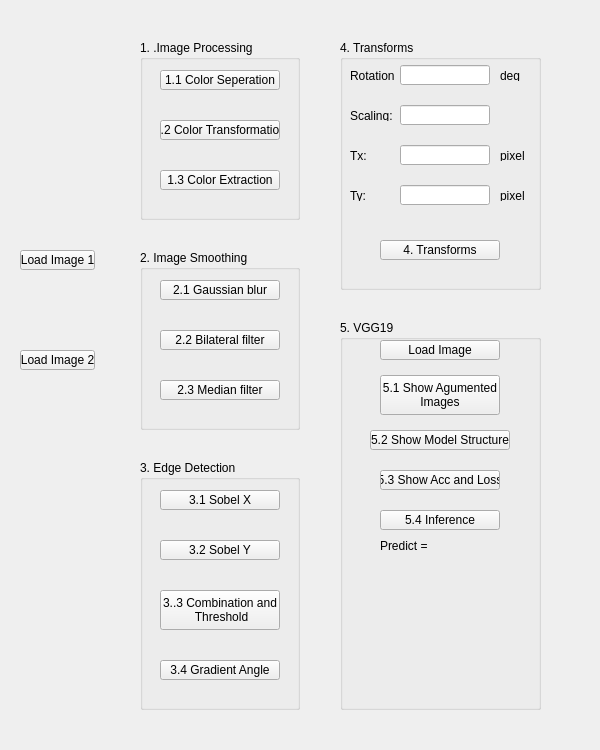
<?xml version="1.0" encoding="UTF-8"?>
<ui version="4.0">
 <class>mainWindow</class>
 <widget class="QMainWindow" name="mainWindow">
  <property name="geometry">
   <rect>
    <x>0</x>
    <y>0</y>
    <width>600</width>
    <height>750</height>
   </rect>
  </property>
  <property name="windowTitle">
   <string>MainWindow</string>
  </property>
  <property name="autoFillBackground">
   <bool>false</bool>
  </property>
  <widget class="QWidget" name="centralwidget">
   <widget class="QPushButton" name="btn1_LoadImage">
    <property name="geometry">
     <rect>
      <x>20</x>
      <y>250</y>
      <width>75</width>
      <height>20</height>
     </rect>
    </property>
    <property name="font">
     <font>
      <family>Arial</family>
      <weight>50</weight>
      <bold>false</bold>
     </font>
    </property>
    <property name="text">
     <string>Load Image 1</string>
    </property>
   </widget>
   <widget class="QPushButton" name="btn2_LoadImage">
    <property name="geometry">
     <rect>
      <x>20</x>
      <y>350</y>
      <width>75</width>
      <height>20</height>
     </rect>
    </property>
    <property name="font">
     <font>
      <family>Arial</family>
      <weight>50</weight>
      <bold>false</bold>
     </font>
    </property>
    <property name="text">
     <string>Load Image 2</string>
    </property>
   </widget>
   <widget class="QGroupBox" name="ImageProcessBox">
    <property name="geometry">
     <rect>
      <x>140</x>
      <y>40</y>
      <width>160</width>
      <height>180</height>
     </rect>
    </property>
    <property name="font">
     <font>
      <family>Arial</family>
      <weight>50</weight>
      <bold>false</bold>
     </font>
    </property>
    <property name="autoFillBackground">
     <bool>true</bool>
    </property>
    <property name="title">
     <string>1. .Image Processing</string>
    </property>
    <widget class="QPushButton" name="btn1_CSeperation">
     <property name="geometry">
      <rect>
       <x>20</x>
       <y>30</y>
       <width>120</width>
       <height>20</height>
      </rect>
     </property>
     <property name="font">
      <font>
       <family>Arial</family>
       <weight>50</weight>
       <bold>false</bold>
      </font>
     </property>
     <property name="autoFillBackground">
      <bool>false</bool>
     </property>
     <property name="text">
      <string>1.1 Color Seperation</string>
     </property>
    </widget>
    <widget class="QPushButton" name="btn1_CTransformation">
     <property name="geometry">
      <rect>
       <x>20</x>
       <y>80</y>
       <width>120</width>
       <height>20</height>
      </rect>
     </property>
     <property name="font">
      <font>
       <family>Arial</family>
       <weight>50</weight>
       <bold>false</bold>
      </font>
     </property>
     <property name="text">
      <string>1.2 Color Transformation</string>
     </property>
    </widget>
    <widget class="QPushButton" name="btn1_CExtraction">
     <property name="geometry">
      <rect>
       <x>20</x>
       <y>130</y>
       <width>120</width>
       <height>20</height>
      </rect>
     </property>
     <property name="font">
      <font>
       <family>Arial</family>
       <weight>50</weight>
       <bold>false</bold>
      </font>
     </property>
     <property name="text">
      <string>1.3 Color Extraction</string>
     </property>
    </widget>
   </widget>
   <widget class="QGroupBox" name="ImageSmoothingBox">
    <property name="geometry">
     <rect>
      <x>140</x>
      <y>250</y>
      <width>160</width>
      <height>180</height>
     </rect>
    </property>
    <property name="font">
     <font>
      <family>Arial</family>
      <weight>50</weight>
      <bold>false</bold>
     </font>
    </property>
    <property name="autoFillBackground">
     <bool>true</bool>
    </property>
    <property name="title">
     <string>2. Image Smoothing</string>
    </property>
    <widget class="QPushButton" name="btn2_Gaussian">
     <property name="geometry">
      <rect>
       <x>20</x>
       <y>30</y>
       <width>120</width>
       <height>20</height>
      </rect>
     </property>
     <property name="font">
      <font>
       <family>Arial</family>
       <weight>50</weight>
       <bold>false</bold>
      </font>
     </property>
     <property name="autoFillBackground">
      <bool>false</bool>
     </property>
     <property name="text">
      <string>2.1 Gaussian blur</string>
     </property>
    </widget>
    <widget class="QPushButton" name="btn2_Bilateral">
     <property name="geometry">
      <rect>
       <x>20</x>
       <y>80</y>
       <width>120</width>
       <height>20</height>
      </rect>
     </property>
     <property name="font">
      <font>
       <family>Arial</family>
       <weight>50</weight>
       <bold>false</bold>
      </font>
     </property>
     <property name="text">
      <string>2.2 Bilateral filter</string>
     </property>
    </widget>
    <widget class="QPushButton" name="btn2_Median">
     <property name="geometry">
      <rect>
       <x>20</x>
       <y>130</y>
       <width>120</width>
       <height>20</height>
      </rect>
     </property>
     <property name="font">
      <font>
       <family>Arial</family>
       <weight>50</weight>
       <bold>false</bold>
      </font>
     </property>
     <property name="text">
      <string>2.3 Median filter</string>
     </property>
    </widget>
   </widget>
   <widget class="QGroupBox" name="EdgeDetectionBox">
    <property name="geometry">
     <rect>
      <x>140</x>
      <y>460</y>
      <width>160</width>
      <height>250</height>
     </rect>
    </property>
    <property name="font">
     <font>
      <family>Arial</family>
      <weight>50</weight>
      <bold>false</bold>
     </font>
    </property>
    <property name="autoFillBackground">
     <bool>true</bool>
    </property>
    <property name="title">
     <string>3. Edge Detection</string>
    </property>
    <widget class="QPushButton" name="btn3_SobelX">
     <property name="geometry">
      <rect>
       <x>20</x>
       <y>30</y>
       <width>120</width>
       <height>20</height>
      </rect>
     </property>
     <property name="font">
      <font>
       <family>Arial</family>
       <weight>50</weight>
       <bold>false</bold>
      </font>
     </property>
     <property name="autoFillBackground">
      <bool>false</bool>
     </property>
     <property name="text">
      <string>3.1 Sobel X</string>
     </property>
    </widget>
    <widget class="QPushButton" name="btn3_SobelY">
     <property name="geometry">
      <rect>
       <x>20</x>
       <y>80</y>
       <width>120</width>
       <height>20</height>
      </rect>
     </property>
     <property name="font">
      <font>
       <family>Arial</family>
       <weight>50</weight>
       <bold>false</bold>
      </font>
     </property>
     <property name="text">
      <string>3.2 Sobel Y</string>
     </property>
    </widget>
    <widget class="QPushButton" name="btn3_CombAndThres">
     <property name="geometry">
      <rect>
       <x>20</x>
       <y>130</y>
       <width>120</width>
       <height>40</height>
      </rect>
     </property>
     <property name="font">
      <font>
       <family>Arial</family>
       <weight>50</weight>
       <bold>false</bold>
      </font>
     </property>
     <property name="acceptDrops">
      <bool>false</bool>
     </property>
     <property name="text">
      <string>3..3 Combination and
 Threshold</string>
     </property>
    </widget>
    <widget class="QPushButton" name="btn3_Gradient">
     <property name="geometry">
      <rect>
       <x>20</x>
       <y>200</y>
       <width>120</width>
       <height>20</height>
      </rect>
     </property>
     <property name="font">
      <font>
       <family>Arial</family>
       <weight>50</weight>
       <bold>false</bold>
      </font>
     </property>
     <property name="text">
      <string>3.4 Gradient Angle</string>
     </property>
    </widget>
   </widget>
   <widget class="QLabel" name="label1_Image1Name">
    <property name="geometry">
     <rect>
      <x>25</x>
      <y>290</y>
      <width>75</width>
      <height>20</height>
     </rect>
    </property>
    <property name="font">
     <font>
      <family>Arial</family>
     </font>
    </property>
    <property name="text">
     <string/>
    </property>
   </widget>
   <widget class="QLabel" name="label2_Image2Name">
    <property name="geometry">
     <rect>
      <x>25</x>
      <y>390</y>
      <width>75</width>
      <height>20</height>
     </rect>
    </property>
    <property name="font">
     <font>
      <family>Arial</family>
     </font>
    </property>
    <property name="text">
     <string/>
    </property>
   </widget>
   <widget class="QGroupBox" name="TransformsBox">
    <property name="geometry">
     <rect>
      <x>340</x>
      <y>40</y>
      <width>201</width>
      <height>250</height>
     </rect>
    </property>
    <property name="font">
     <font>
      <family>Arial</family>
      <weight>50</weight>
      <bold>false</bold>
     </font>
    </property>
    <property name="autoFillBackground">
     <bool>true</bool>
    </property>
    <property name="title">
     <string>4. Transforms</string>
    </property>
    <widget class="QPushButton" name="btn4_Transforms">
     <property name="geometry">
      <rect>
       <x>40</x>
       <y>200</y>
       <width>120</width>
       <height>20</height>
      </rect>
     </property>
     <property name="font">
      <font>
       <family>Arial</family>
       <weight>50</weight>
       <bold>false</bold>
      </font>
     </property>
     <property name="autoFillBackground">
      <bool>false</bool>
     </property>
     <property name="text">
      <string>4. Transforms</string>
     </property>
    </widget>
    <widget class="QLabel" name="label4_Rotation">
     <property name="geometry">
      <rect>
       <x>10</x>
       <y>30</y>
       <width>45</width>
       <height>11</height>
      </rect>
     </property>
     <property name="text">
      <string>Rotation:</string>
     </property>
    </widget>
    <widget class="QLabel" name="label4_Scaling">
     <property name="geometry">
      <rect>
       <x>10</x>
       <y>70</y>
       <width>45</width>
       <height>11</height>
      </rect>
     </property>
     <property name="text">
      <string>Scaling:</string>
     </property>
    </widget>
    <widget class="QLabel" name="label4_Tx">
     <property name="geometry">
      <rect>
       <x>10</x>
       <y>110</y>
       <width>45</width>
       <height>11</height>
      </rect>
     </property>
     <property name="text">
      <string>Tx:</string>
     </property>
    </widget>
    <widget class="QLabel" name="label4_Ty">
     <property name="geometry">
      <rect>
       <x>10</x>
       <y>150</y>
       <width>45</width>
       <height>11</height>
      </rect>
     </property>
     <property name="text">
      <string>Ty:</string>
     </property>
    </widget>
    <widget class="QLabel" name="label4_deg">
     <property name="geometry">
      <rect>
       <x>160</x>
       <y>30</y>
       <width>21</width>
       <height>11</height>
      </rect>
     </property>
     <property name="text">
      <string>deg</string>
     </property>
    </widget>
    <widget class="QLabel" name="label_7">
     <property name="geometry">
      <rect>
       <x>160</x>
       <y>110</y>
       <width>31</width>
       <height>11</height>
      </rect>
     </property>
     <property name="text">
      <string>pixel</string>
     </property>
    </widget>
    <widget class="QLabel" name="label_8">
     <property name="geometry">
      <rect>
       <x>160</x>
       <y>150</y>
       <width>31</width>
       <height>11</height>
      </rect>
     </property>
     <property name="text">
      <string>pixel</string>
     </property>
    </widget>
    <widget class="QLineEdit" name="lineEdit_Rotation">
     <property name="geometry">
      <rect>
       <x>60</x>
       <y>25</y>
       <width>90</width>
       <height>20</height>
      </rect>
     </property>
    </widget>
    <widget class="QLineEdit" name="lineEdit_Scaling">
     <property name="geometry">
      <rect>
       <x>60</x>
       <y>65</y>
       <width>90</width>
       <height>20</height>
      </rect>
     </property>
    </widget>
    <widget class="QLineEdit" name="lineEdit_Tx">
     <property name="geometry">
      <rect>
       <x>60</x>
       <y>105</y>
       <width>90</width>
       <height>20</height>
      </rect>
     </property>
    </widget>
    <widget class="QLineEdit" name="lineEdit_Tx_">
     <property name="geometry">
      <rect>
       <x>60</x>
       <y>145</y>
       <width>90</width>
       <height>20</height>
      </rect>
     </property>
    </widget>
   </widget>
   <widget class="QGroupBox" name="VGG19Box">
    <property name="geometry">
     <rect>
      <x>340</x>
      <y>320</y>
      <width>201</width>
      <height>390</height>
     </rect>
    </property>
    <property name="font">
     <font>
      <family>Arial</family>
      <weight>50</weight>
      <bold>false</bold>
     </font>
    </property>
    <property name="autoFillBackground">
     <bool>true</bool>
    </property>
    <property name="title">
     <string>5. VGG19</string>
    </property>
    <widget class="QPushButton" name="btn5_LoadImage">
     <property name="geometry">
      <rect>
       <x>40</x>
       <y>20</y>
       <width>120</width>
       <height>20</height>
      </rect>
     </property>
     <property name="font">
      <font>
       <family>Arial</family>
       <weight>50</weight>
       <bold>false</bold>
      </font>
     </property>
     <property name="autoFillBackground">
      <bool>false</bool>
     </property>
     <property name="text">
      <string>Load Image</string>
     </property>
    </widget>
    <widget class="QPushButton" name="btn5_AgumentedImages">
     <property name="geometry">
      <rect>
       <x>40</x>
       <y>55</y>
       <width>120</width>
       <height>40</height>
      </rect>
     </property>
     <property name="font">
      <font>
       <family>Arial</family>
       <weight>50</weight>
       <bold>false</bold>
      </font>
     </property>
     <property name="text">
      <string>5.1 Show Agumented 
Images</string>
     </property>
    </widget>
    <widget class="QPushButton" name="btn5_ModelStruct">
     <property name="geometry">
      <rect>
       <x>30</x>
       <y>110</y>
       <width>140</width>
       <height>20</height>
      </rect>
     </property>
     <property name="font">
      <font>
       <family>Arial</family>
       <weight>50</weight>
       <bold>false</bold>
      </font>
     </property>
     <property name="text">
      <string>5.2 Show Model Structure</string>
     </property>
    </widget>
    <widget class="QPushButton" name="btn5_AccAndLoss">
     <property name="geometry">
      <rect>
       <x>40</x>
       <y>150</y>
       <width>120</width>
       <height>20</height>
      </rect>
     </property>
     <property name="font">
      <font>
       <family>Arial</family>
       <weight>50</weight>
       <bold>false</bold>
      </font>
     </property>
     <property name="autoFillBackground">
      <bool>false</bool>
     </property>
     <property name="text">
      <string>5.3 Show Acc and Loss</string>
     </property>
    </widget>
    <widget class="QPushButton" name="btn5_Inference">
     <property name="geometry">
      <rect>
       <x>40</x>
       <y>190</y>
       <width>120</width>
       <height>20</height>
      </rect>
     </property>
     <property name="font">
      <font>
       <family>Arial</family>
       <weight>50</weight>
       <bold>false</bold>
      </font>
     </property>
     <property name="autoFillBackground">
      <bool>false</bool>
     </property>
     <property name="text">
      <string>5.4 Inference</string>
     </property>
    </widget>
    <widget class="QLabel" name="label">
     <property name="geometry">
      <rect>
       <x>40</x>
       <y>220</y>
       <width>100</width>
       <height>11</height>
      </rect>
     </property>
     <property name="text">
      <string>Predict =</string>
     </property>
    </widget>
   </widget>
  </widget>
 </widget>
 <resources/>
 <connections/>
</ui>
